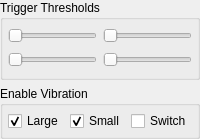
                <widget class="QWidget" name="pad_page">
                 <layout class="QVBoxLayout" name="pad_page_layout">
                  <property name="leftMargin">
                   <number>0</number>
                  </property>
                  <property name="topMargin">
                   <number>0</number>
                  </property>
                  <property name="rightMargin">
                   <number>0</number>
                  </property>
                  <property name="bottomMargin">
                   <number>0</number>
                  </property>
                  <item>
                   <widget class="QGroupBox" name="gb_triggers">
                    <property name="minimumSize">
                     <size>
                      <width>0</width>
                      <height>80</height>
                     </size>
                    </property>
                    <property name="title">
                     <string>Trigger Thresholds</string>
                    </property>
                    <layout class="QHBoxLayout" name="gb_triggers_layout">
                     <property name="leftMargin">
                      <number>5</number>
                     </property>
                     <property name="topMargin">
                      <number>5</number>
                     </property>
                     <property name="rightMargin">
                      <number>5</number>
                     </property>
                     <property name="bottomMargin">
                      <number>5</number>
                     </property>
                     <item>
                      <layout class="QVBoxLayout" name="gb_trigger_left">
                       <item>
                        <widget class="QSlider" name="slider_trigger_left">
                         <property name="orientation">
                          <enum>Qt::Horizontal</enum>
                         </property>
                        </widget>
                       </item>
                       <item>
                        <widget class="QSlider" name="preview_trigger_left">
                         <property name="orientation">
                          <enum>Qt::Horizontal</enum>
                         </property>
                        </widget>
                       </item>
                      </layout>
                     </item>
                     <item>
                      <layout class="QVBoxLayout" name="gb_trigger_right">
                       <item>
                        <widget class="QSlider" name="slider_trigger_right">
                         <property name="orientation">
                          <enum>Qt::Horizontal</enum>
                         </property>
                        </widget>
                       </item>
                       <item>
                        <widget class="QSlider" name="preview_trigger_right">
                         <property name="orientation">
                          <enum>Qt::Horizontal</enum>
                         </property>
                        </widget>
                       </item>
                      </layout>
                     </item>
                    </layout>
                   </widget>
                  </item>
                  <item>
                   <widget class="QGroupBox" name="gb_vibration">
                    <property name="title">
                     <string>Enable Vibration</string>
                    </property>
                    <layout class="QHBoxLayout" name="gb_vibration_layout">
                     <property name="leftMargin">
                      <number>5</number>
                     </property>
                     <property name="topMargin">
                      <number>5</number>
                     </property>
                     <property name="rightMargin">
                      <number>5</number>
                     </property>
                     <property name="bottomMargin">
                      <number>5</number>
                     </property>
                     <item>
                      <widget class="QCheckBox" name="chb_vibration_large">
                       <property name="text">
                        <string>Large</string>
                       </property>
                       <property name="checked">
                        <bool>true</bool>
                       </property>
                      </widget>
                     </item>
                     <item>
                      <widget class="QCheckBox" name="chb_vibration_small">
                       <property name="text">
                        <string>Small</string>
                       </property>
                       <property name="checked">
                        <bool>true</bool>
                       </property>
                      </widget>
                     </item>
                     <item>
                      <widget class="QCheckBox" name="chb_vibration_switch">
                       <property name="text">
                        <string>Switch</string>
                       </property>
                      </widget>
                     </item>
                    </layout>
                   </widget>
                  </item>
                  <item>
                   <spacer name="pad_page_spacer">
                    <property name="orientation">
                     <enum>Qt::Vertical</enum>
                    </property>
                    <property name="sizeHint" stdset="0">
                     <size>
                      <width>0</width>
                      <height>0</height>
                     </size>
                    </property>
                   </spacer>
                  </item>
                 </layout>
                </widget>
